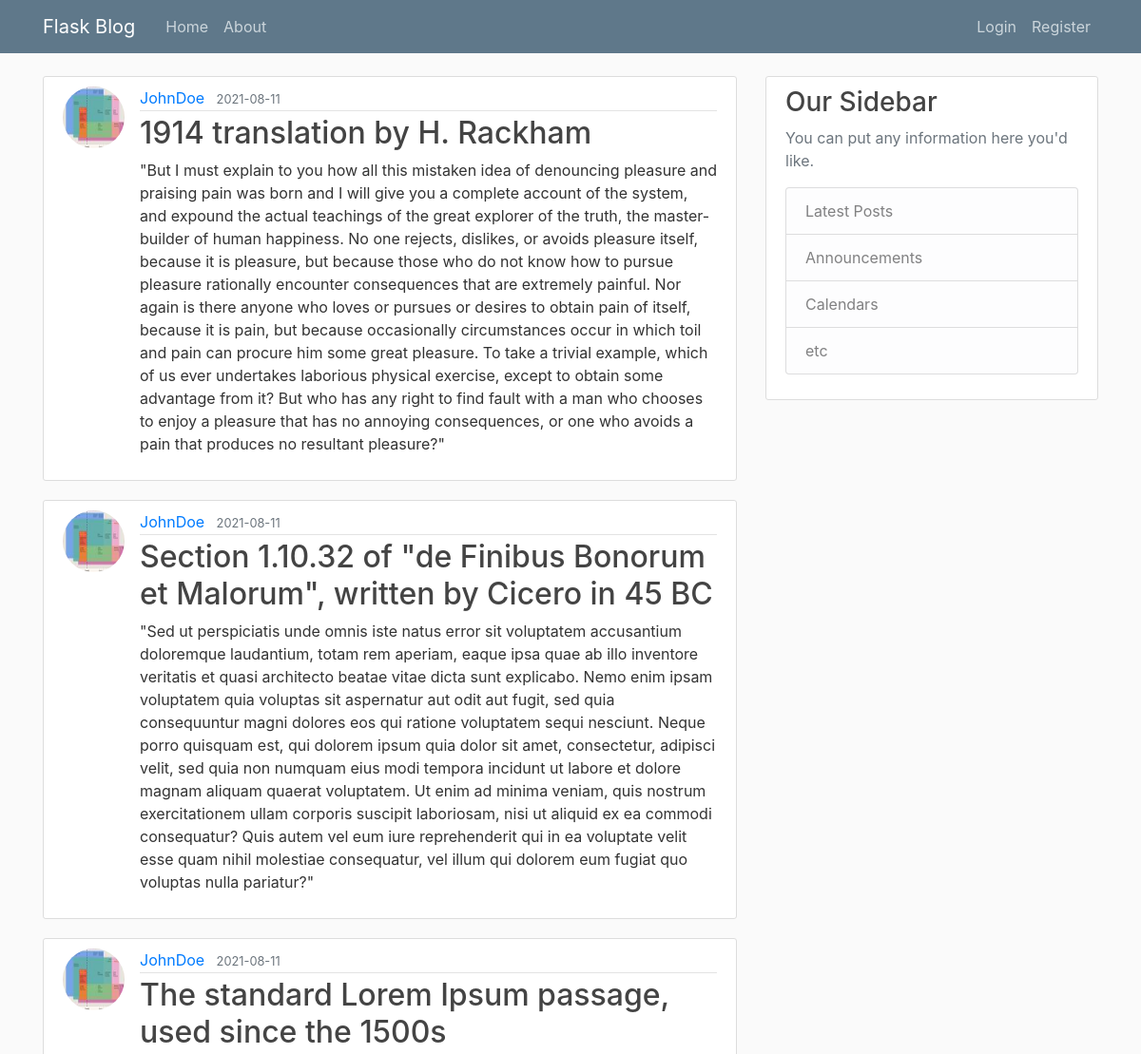
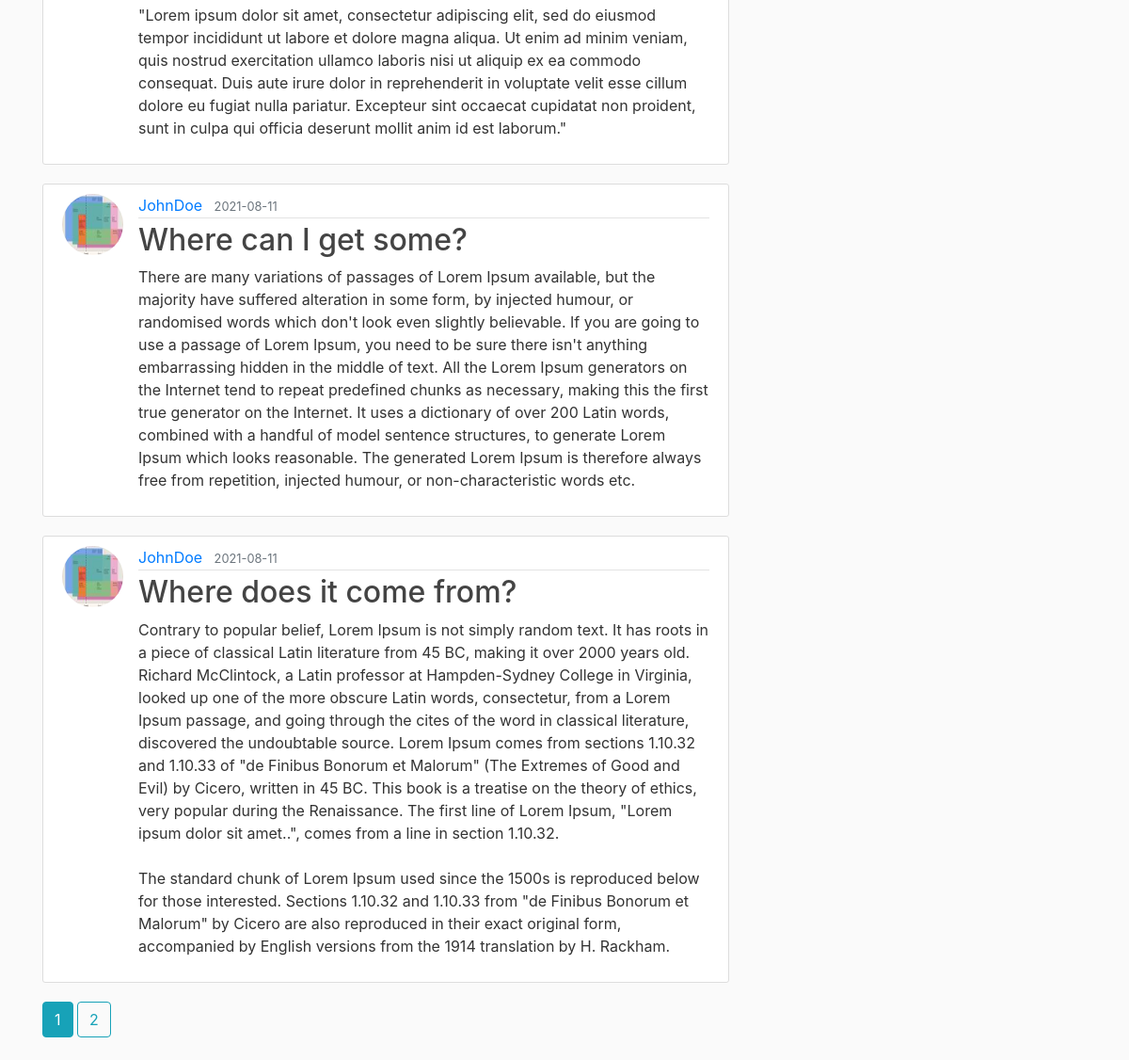
The page /home on the database its author committed (2 pictures, top to bottom).
### flaskblog/models.py (models this page shows, shortened)
class Post(db.Model):
    id = db.Column(db.Integer, primary_key=True)
    title = db.Column(db.String(100), nullable=False)
    date_posted = db.Column(db.DateTime, nullable=False, default=datetime.utcnow)
    content = db.Column(db.Text, nullable=False)
    user_id = db.Column(db.Integer, db.ForeignKey('user.id'), nullable=False)

class User(db.Model, UserMixin):
    id = db.Column(db.Integer, primary_key=True)
    username = db.Column(db.String(20), unique=True, nullable=False)
    email = db.Column(db.String(120), unique=True, nullable=False)
    image_file = db.Column(db.String(20), nullable=False, default='default.jpg')
    password = db.Column(db.String(60), nullable=False)
    posts = db.relationship('Post', backref='author', lazy=True)

### flaskblog/main/routes.py (the view)
@main.route("/")
@main.route("/home")
def home():
    page = request.args.get('page', 1, type=int)
    posts = Post.query.order_by(Post.date_posted.desc()).paginate(page=page, per_page=5)
    return render_template("home.html", posts=posts)

### flaskblog/templates/home.html
{% extends "layout.html" %}
{% block content %}
    {% for post in posts.items %}
    <article class="media content-section">
        <img class="rounded-circle article-img" src="{{ url_for('static', filename='profile_pics/' + post.author.image_file) }}">
        <div class="media-body">
            <div class="article-metadata">
                <a href="{{ url_for('users.user_posts', username=post.author.username) }}" class="mr-2">{{ post.author.username }}</a>
                <small class="text-muted">{{ post.date_posted.strftime('%Y-%m-%d') }}</small>
            </div>
            <h2><a href="{{ url_for('posts.post', post_id=post.id) }}" class="article-title">{{ post.title }}</a></h2>
            <p class="article-content">{{ post.content }}</p>
        </div>
    </article>
    {% endfor %}
    {% for page_num in posts.iter_pages(left_edge=1, right_edge=1, left_current=1, right_current=2) %}
        {% if page_num %}
            {% if posts.page == page_num %}
                <a class="btn btn-info mb-4" href="{{ url_for('main.home', page=page_num) }}">{{ page_num }}</a>
            {% else %}
                <a class="btn btn-outline-info mb-4" href="{{ url_for('main.home', page=page_num) }}">{{ page_num }}</a>
            {% endif %}
        {% else %}
            ...
        {% endif %}
    {% endfor %}
{% endblock %}

### flaskblog/static/main.css (style rules this page uses)
body { background: #fafafa; color: #333333; margin-top: 5rem; }
h1, h2, h3, h4, h5, h6 { color: #444444; }
.content-section { background: #ffffff; padding: 10px 20px; border: 1px solid #dddddd; border-radius: 3px; margin-bottom: 20px; }
.article-title { color: #444444; }
.article-content { white-space: pre-line; }
.article-img { height: 65px; width: 65px; margin-right: 16px; }
.article-metadata { padding-bottom: 1px; margin-bottom: 4px; border-bottom: 1px solid #e3e3e3 }

### rows shown on the page
Post: image_file (picture), author.username "JohnDoe", date_posted "2021-08-11", title "1914 translation by H. Rackham", content "\"But I must explain to you how all this mistaken idea of denouncing pleasure and praising pain was born and I will give you a complete account of the system, and expound the actual teachings of the great explorer of the truth, the master-builder of human happiness. No one rejects, dislikes, or avoids pleasure itself, because it is pleasure, but because those who do not know how to pursue pleasure rationally encounter consequences that are extremely painful. Nor again is there anyone who loves or pursues or desires to obtain pain of itself, because it is pain, but because occasionally circumstances occur in which toil and pain can procure him some great pleasure. To take a trivial example,…"
Post: image_file (picture), author.username "JohnDoe", date_posted "2021-08-11", title "Section 1.10.32 of \"de Finibus Bonorum et Malorum\", written by Cicero in 45 BC", content "\"Sed ut perspiciatis unde omnis iste natus error sit voluptatem accusantium doloremque laudantium, totam rem aperiam, eaque ipsa quae ab illo inventore veritatis et quasi architecto beatae vitae dicta sunt explicabo. Nemo enim ipsam voluptatem quia voluptas sit aspernatur aut odit aut fugit, sed quia consequuntur magni dolores eos qui ratione voluptatem sequi nesciunt. Neque porro quisquam est, qui dolorem ipsum quia dolor sit amet, consectetur, adipisci velit, sed quia non numquam eius modi tempora incidunt ut labore et dolore magnam aliquam quaerat voluptatem. Ut enim ad minima veniam, quis nostrum exercitationem ullam corporis suscipit laboriosam, nisi ut aliquid ex ea commodi…"
Post: image_file (picture), author.username "JohnDoe", date_posted "2021-08-11", title "The standard Lorem Ipsum passage, used since the 1500s", content "\"Lorem ipsum dolor sit amet, consectetur adipiscing elit, sed do eiusmod tempor incididunt ut labore et dolore magna aliqua. Ut enim ad minim veniam, quis nostrud exercitation ullamco laboris nisi ut aliquip ex ea commodo consequat. Duis aute irure dolor in reprehenderit in voluptate velit esse cillum dolore eu fugiat nulla pariatur. Excepteur sint occaecat cupidatat non proident, sunt in culpa qui officia deserunt mollit anim id est laborum.\""
Post: image_file (picture), author.username "JohnDoe", date_posted "2021-08-11", title "Where can I get some?", content "There are many variations of passages of Lorem Ipsum available, but the majority have suffered alteration in some form, by injected humour, or randomised words which don't look even slightly believable. If you are going to use a passage of Lorem Ipsum, you need to be sure there isn't anything embarrassing hidden in the middle of text. All the Lorem Ipsum generators on the Internet tend to repeat predefined chunks as necessary, making this the first true generator on the Internet. It uses a dictionary of over 200 Latin words, combined with a handful of model sentence structures, to generate Lorem Ipsum which looks reasonable. The generated Lorem Ipsum is therefore always free from…"
Post: image_file (picture), author.username "JohnDoe", date_posted "2021-08-11", title "Where does it come from?", content "Contrary to popular belief, Lorem Ipsum is not simply random text. It has roots in a piece of classical Latin literature from 45 BC, making it over 2000 years old. Richard McClintock, a Latin professor at Hampden-Sydney College in Virginia, looked up one of the more obscure Latin words, consectetur, from a Lorem Ipsum passage, and going through the cites of the word in classical literature, discovered the undoubtable source. Lorem Ipsum comes from sections 1.10.32 and 1.10.33 of \"de Finibus Bonorum et Malorum\" (The Extremes of Good and Evil) by Cicero, written in 45 BC. This book is a treatise on the theory of ethics, very popular during the Renaissance. The first line of Lorem Ipsum,…"

### other values the page prints
{{ page_num }} "1"
{{ page_num }} "2"
